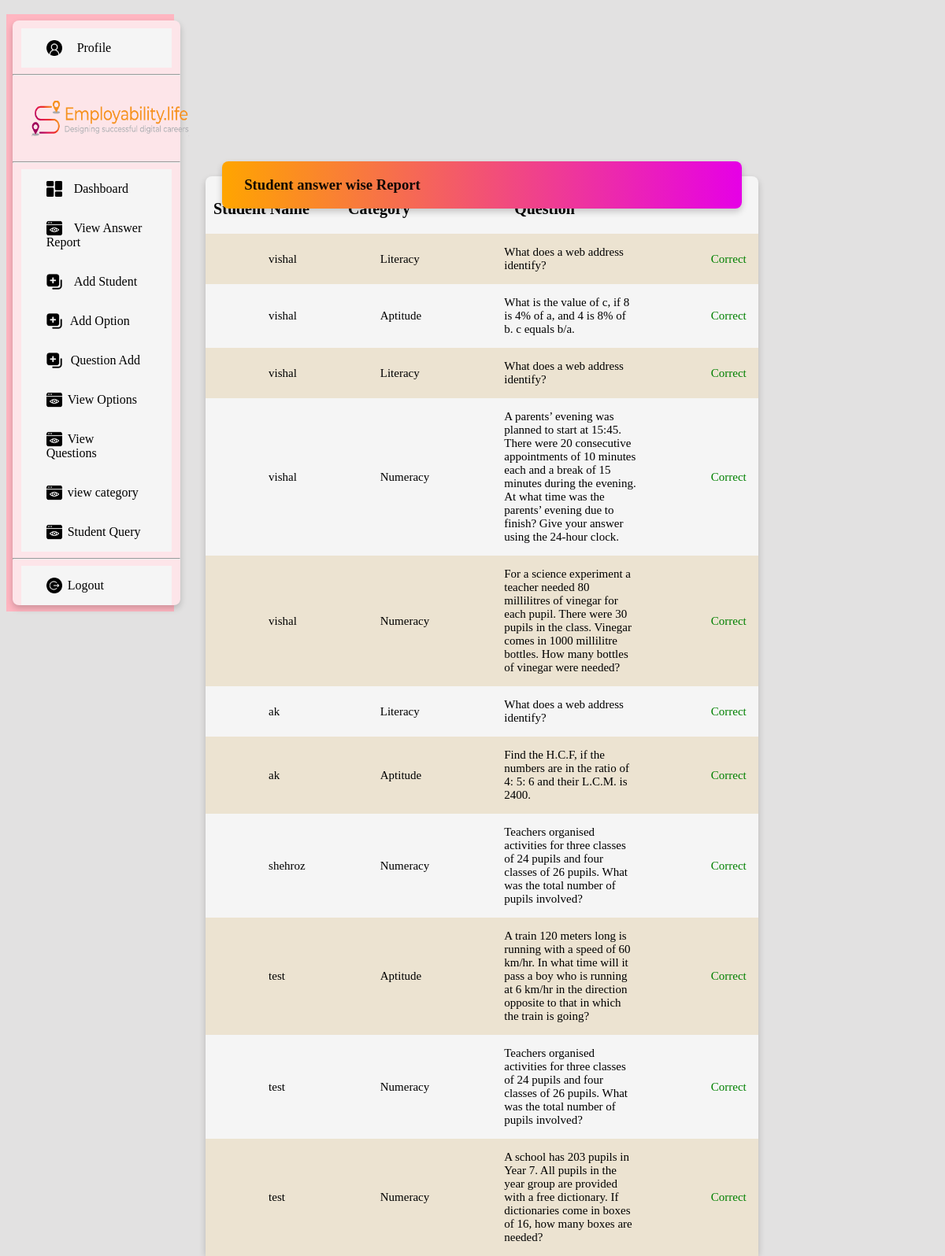
The app's page /correct_answer/ with its own data.
### quiz/models.py (models this page shows, shortened)
class Answer(models.Model):
    owner=models.ForeignKey(registerform,on_delete=models.CASCADE, null=True, default="")
    quiz1=models.ForeignKey(Testcategory, on_delete=models.CASCADE, null=True, default="")
    question=models.ForeignKey(question, on_delete=models.CASCADE, null=True, default="")
    score=models.BooleanField()

class registerform(models.Model):
    name=models.CharField(max_length=100)
    email=models.EmailField()
    Enrollment_No=models.CharField(max_length=100)
    password=models.CharField(max_length=20)
    Attendance=models.PositiveIntegerField(default=0,blank=True)
    cgpa=models.IntegerField("CGPA",default=0,blank=True)
    gpa=models.IntegerField("GPA",default=0,blank=True)
    review=models.IntegerField(default=0,blank=True)
    score=models.PositiveIntegerField(default=0,blank=True,)
    def __str__(self):
        return self.name

class Testcategory(models.Model):
    name=models.CharField(max_length=280,default="",blank=True,null=True)
    def __str__(self):
        return self.name

class question(models.Model):
    categoryName=models.ForeignKey(Testcategory, on_delete=models.CASCADE, null=True, default="")
    question=models.TextField(max_length=1000)
    def __str__(self):
        return self.question

### quiz/views.py (the view)
# urls.py: path('correct_answer/',correct_answer,name='correct_answer'),
def correct_answer(request):
    ans=Answer.objects.all()
    return render(request,'viewanswer.html',{'ans':ans})

### quiz/templates/viewanswer.html
{% extends 'admin_base.html' %}
{% load static %}
{% block content %}
<div class="stdreportdrd">
    <div class="dashboard">
        <div class="card table stdtbl">
            <div class="card studentreport">
                <h3 style="font-weight: bold;">&nbsp &nbsp &nbsp Student answer wise Report</h3>
            </div>
            <table>
                <tr>
                    <th>Student Name</th>
                    <th>Category</th>
                    <th>Question</th>
                </tr>
                {% for i in ans %}
                <tr>
                    <td>{{i.owner}}</td>
                    <td>{{i.quiz1}}</td>
                    <td>{{i.question}}</td>
                    <td style="color: green;">Correct</td>
                </tr>
                {% endfor %}
            </table>
        </div>
    </div>
    {% endblock %}

### quiz/static/css/demo.css (style rules this page uses)
* { box-sizing: border-box; }
body { background-color: #d1cece9c; }
.card { background-color: whitesmoke; box-shadow: 0 4px 8px 0 rgba(0, 0, 0, 0.2); transition: 0.3s; border-radius: 8px; }
th { padding-top: 30px; padding-bottom: 20px; font-size: 20px; ; }
td { text-align: start; padding-top: 15px; padding-right: 15px; padding-bottom: 15px; padding-left: 80px; font-size: 15px; }
.table { position: absolute; width: 97%; top: 10%; margin-top: 150px; }
.dashboard { position: relative; float: left; padding: 20px; width: 82%; height: 300px; }
table { border-collapse: collapse; width: 100%; padding-top: 20PX; }
tr:nth-child(even) { background-color: rgb(236, 227, 209); }
.studentreport { position: absolute; left: 3%; bottom: 97%; height: 60px; width: 94%; background: linear-gradient(90deg, rgba(255, 165, 0, 1) 0%, rgb(230, 0, 230) 100%); color: rgba(0, 0, 0, 0.934); }
.stdtbl { position: relative; }
.stdreportdrd { position: relative; float: left; padding: 20px; width: 82%; }

### records on screen
Answer: owner "vishal", quiz1 "Literacy", question "What does a web address identify?"
Answer: owner "vishal", quiz1 "Aptitude", question "What is the value of c, if 8 is 4% of a, and 4 is 8% of b. c equals b/a."
Answer: owner "vishal", quiz1 "Literacy", question "What does a web address identify?"
Answer: owner "vishal", quiz1 "Numeracy", question "A parents’ evening was planned to start at 15:45. There were 20 consecutive appointments of 10 minutes each and a break of 15 minutes during the evening. At what time was the parents’ evening due to finish? Give your answer using the 24-hour clock."
Answer: owner "vishal", quiz1 "Numeracy", question "For a science experiment a teacher needed 80 millilitres of vinegar for each pupil. There were 30 pupils in the class. Vinegar comes in 1000 millilitre bottles. How many bottles of vinegar were needed?"
Answer: owner "ak", quiz1 "Literacy", question "What does a web address identify?"
Answer: owner "ak", quiz1 "Aptitude", question "Find the H.C.F, if the numbers are in the ratio of 4: 5: 6 and their L.C.M. is 2400."
Answer: owner "shehroz", quiz1 "Numeracy", question "Teachers organised activities for three classes of 24 pupils and four classes of 26 pupils. What was the total number of pupils involved?"
Answer: owner "test", quiz1 "Aptitude", question "A train 120 meters long is running with a speed of 60 km/hr. In what time will it pass a boy who is running at 6 km/hr in the direction opposite to that in which the train is going?"
Answer: owner "test", quiz1 "Numeracy", question "Teachers organised activities for three classes of 24 pupils and four classes of 26 pupils. What was the total number of pupils involved?"
Answer: owner "test", quiz1 "Numeracy", question "A school has 203 pupils in Year 7. All pupils in the year group are provided with a free dictionary. If dictionaries come in boxes of 16, how many boxes are needed?"
